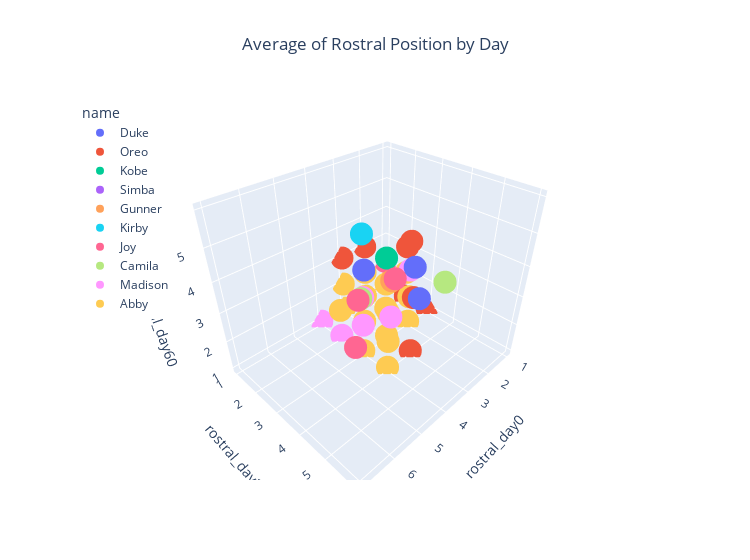

Notebook source saved alongside this figure:
### Code cell
#check plot 
fig = px.scatter_3d(treat_modified_df, 
                    x="rostral_day0", 
                    y="rostral_day30", 
                    z="rostral_day60", 
                    hover_name ="name", 
                    color = treat_modified_df.name, 
                    color_continuous_scale=px.colors.sequential.ice,
                    title = "Average of Rostral Position by Day",
                    width=750)
fig.update_layout(legend=dict(x=0,y=1), title_x=0.5)
fig.show()

### Figure 1 — Plotly figure (JSON) as saved in the notebook; plotly's stock layout.template omitted (floating-point values rounded to 4 significant figures)
{"data": [{"hovertemplate": "<b>%{hovertext}</b><br><br>name=Duke<br>rostral_day0=%{x}<br>rostral_day30=%{y}<br>rostral_day60=%{z}<extra></extra>", "hovertext": ["Duke", "Duke", "Duke", "Duke", "Duke", "Duke", "Duke", "Duke", "Duke", "Duke", "Duke", "Duke", "Duke", "Duke", "Duke", "Duke", "Duke", "Duke", "Duke", "Duke", "Duke", "Duke", "Duke", "Duke", "Duke", "Duke", "Duke", "Duke", "Duke", "Duke", "Duke", "Duke", "Duke", "Duke", "Duke", "Duke", "Duke", "Duke", "Duke", "Duke", "Duke", "Duke"], "legendgroup": "Duke", "marker": {"color": "#636efa", "symbol": "circle"}, "mode": "markers", "name": "Duke", "scene": "scene", "showlegend": true, "type": "scatter3d", "x": [1, 2, 3, 1, 1, 1, 5, 4, 3, 1, 1, 1, 2, 4, 1, 2, 2, 3, 2, 1, 2, 1, 3, 3, 2, 1, 1, 4, 3, 3, 3, 2, 3, 3, 4, 1, 2, 2, 3, 2, 1, 1], "y": [1, 3, 2, 1, 1, 1, 5, 4, 1, 2, 1, 2, 2, 5, 1, 1, 3, 3, 2, 1, 1, 2, 2, 3, 3, 2, 1, 4, 4, 4, 3, 2, 3, 3, 4, 2, 2, 3, 3, 2, 1, 1], "z": [1, 3, 3, 1, 1, 1, 4, 1, 3, 2, 1, 1, 1, 4, 2, 2, 2, 3, 2, 2, 1, 1, 1, 1, 1, 1, 1, 4, 3, 4, 2, 2, 3, 3, 4, 1, 1, 2, 2, 1, 1, 1]}, {"hovertemplate": "<b>%{hovertext}</b><br><br>name=Oreo<br>rostral_day0=%{x}<br>rostral_day30=%{y}<br>rostral_day60=%{z}<extra></extra>", "hovertext": ["Oreo", "Oreo", "Oreo", "Oreo", "Oreo", "Oreo", "Oreo", "Oreo", "Oreo", "Oreo", "Oreo", "Oreo", "Oreo", "Oreo", "Oreo", "Oreo", "Oreo", "Oreo", "Oreo", "Oreo", "Oreo", "Oreo", "Oreo", "Oreo", "Oreo", "Oreo", "Oreo", "Oreo", "Oreo", "Oreo", "Oreo", "Oreo", "Oreo", "Oreo", "Oreo", "Oreo", "Oreo", "Oreo", "Oreo", "Oreo", "Oreo", "Oreo"], "legendgroup": "Oreo", "marker": {"color": "#EF553B", "symbol": "circle"}, "mode": "markers", "name": "Oreo", "scene": "scene", "showlegend": true, "type": "scatter3d", "x": [1, 3, 3, 2, 2, 2, 3, 3, 3, 2, 3, 3, 2, 4, 1, 1, 3, 3, 2, 1, 1, 1, 1, 1, 1, 2, 3, 4, 4, 3, 2, 3, 4, 3, 4, 1, 1, 1, 1, 2, 1, 1], "y": [2, 1, 1, 3, 1, 1, 4, 3, 1, 3, 3, 3, 3, 4, 1, 2, 3, 2, 3, 2, 2, 1, 1, 1, 1, 1, 1, 4, 4, 3, 1, 3, 3, 4, 4, 3, 3, 1, 1, 3, 1, 1], "z": [1, 2, 3, 3, 3, 1, 1, 1, 3, 4, 3, 3, 3, 4, 1, 3, 3, 2, 3, 1, 1, 1, 2, 1, 1, 1, 1, 4, 4, 3, 1, 2, 3, 3, 4, 1, 1, 1, 1, 2, 1, 1]}, {"hovertemplate": "<b>%{hovertext}</b><br><br>name=Kobe<br>rostral_day0=%{x}<br>rostral_day30=%{y}<br>rostral_day60=%{z}<extra></extra>", "hovertext": ["Kobe", "Kobe", "Kobe", "Kobe", "Kobe", "Kobe", "Kobe", "Kobe", "Kobe", "Kobe", "Kobe", "Kobe", "Kobe", "Kobe", "Kobe", "Kobe", "Kobe", "Kobe", "Kobe", "Kobe", "Kobe", "Kobe", "Kobe", "Kobe", "Kobe", "Kobe", "Kobe", "Kobe", "Kobe", "Kobe", "Kobe", "Kobe", "Kobe", "Kobe", "Kobe", "Kobe", "Kobe", "Kobe", "Kobe", "Kobe", "Kobe"], "legendgroup": "Kobe", "marker": {"color": "#00cc96", "symbol": "circle"}, "mode": "markers", "name": "Kobe", "scene": "scene", "showlegend": true, "type": "scatter3d", "x": [2, 3, 3, 3, 2, 2, 4, 3, 3, 4, 3, 2, 3, 4, 3, 3, 2, 3, 3, 3, 3, 1, 4, 3, 3, 3, 3, 3, 4, 3, 4, 3, 3, 3, 3, 4, 3, 3, 2, 1, 1], "y": [2, 3, 3, 1, 1, 1, 4, 3, 3, 3, 3, 2, 3, 4, 3, 3, 2, 2, 3, 2, 2, 1, 2, 2, 3, 3, 3, 3, 4, 3, 4, 3, 3, 3, 1, 3, 3, 3, 2, 1, 1], "z": [1, 2, 3, 2, 1, 2, 4, 1, 3, 2, 2, 1, 2, 4, 2, 3, 3, 1, 3, 2, 2, 1, 2, 2, 3, 3, 2, 2, 4, 1, 3, 3, 3, 2, 1, 3, 2, 1, 2, 1, 1]}, {"hovertemplate": "<b>%{hovertext}</b><br><br>name=Simba<br>rostral_day0=%{x}<br>rostral_day30=%{y}<br>rostral_day60=%{z}<extra></extra>", "hovertext": ["Simba", "Simba", "Simba", "Simba", "Simba", "Simba", "Simba", "Simba", "Simba", "Simba", "Simba", "Simba", "Simba", "Simba", "Simba", "Simba", "Simba", "Simba", "Simba", "Simba", "Simba", "Simba", "Simba", "Simba", "Simba", "Simba", "Simba", "Simba", "Simba", "Simba", "Simba", "Simba", "Simba", "Simba", "Simba", "Simba", "Simba", "Simba"], "legendgroup": "Simba", "marker": {"color": "#ab63fa", "symbol": "circle"}, "mode": "markers", "name": "Simba", "scene": "scene", "showlegend": true, "type": "scatter3d", "x": [2, 3, 2, 3, 4, 3, 3, 3, 2, 2, 3, 4, 4, 4, 3, 4, 3, 2, 2, 2, 3, 2, 2, 3, 3, 2, 4, 3, 3, 3, 3, 5, 2, 3, 5, 4, 2, 4], "y": [2, 2, 1, 2, 4, 3, 2, 3, 2, 1, 2, 4, 3, 4, 2, 3, 2, 2, 2, 1, 1, 1, 1, 3, 2, 1, 2, 3, 3, 1, 2, 4, 1, 3, 5, 3, 1, 3], "z": [1, 2, 1, 1, 3, 1, 1, 2, 2, 1, 2, 4, 2, 4, 2, 3, 2, 2, 2, 1, 2, 1, 1, 3, 2, 1, 2, 3, 2, 1, 1, 4, 1, 2, 4, 3, 1, 3]}, {"hovertemplate": "<b>%{hovertext}</b><br><br>name=Gunner<br>rostral_day0=%{x}<br>rostral_day30=%{y}<br>rostral_day60=%{z}<extra></extra>", "hovertext": ["Gunner", "Gunner", "Gunner", "Gunner", "Gunner", "Gunner", "Gunner", "Gunner", "Gunner", "Gunner", "Gunner", "Gunner", "Gunner", "Gunner", "Gunner", "Gunner", "Gunner", "Gunner", "Gunner", "Gunner", "Gunner", "Gunner", "Gunner", "Gunner", "Gunner", "Gunner", "Gunner", "Gunner", "Gunner", "Gunner", "Gunner", "Gunner", "Gunner", "Gunner", "Gunner", "Gunner", "Gunner", "Gunner", "Gunner", "Gunner", "Gunner", "Gunner"], "legendgroup": "Gunner", "marker": {"color": "#FFA15A", "symbol": "circle"}, "mode": "markers", "name": "Gunner", "scene": "scene", "showlegend": true, "type": "scatter3d", "x": [1, 2, 3, 3, 3, 3, 4, 3, 1, 1, 2, 2, 3, 4, 3, 3, 4, 5, 3, 2, 1, 1, 3, 2, 1, 3, 2, 4, 4, 3, 4, 5, 3, 3, 3, 1, 1, 1, 2, 3, 1, 1], "y": [1, 3, 3, 3, 3, 3, 4, 3, 1, 1, 2, 2, 3, 4, 3, 2, 4, 4, 3, 1, 1, 1, 3, 1, 1, 3, 1, 2, 4, 3, 3, 5, 3, 3, 3, 1, 1, 1, 2, 3, 1, 1], "z": [1, 3, 3, 3, 3, 3, 4, 2, 1, 1, 2, 2, 3, 3, 3, 2, 4, 4, 3, 1, 1, 1, 2, 1, 1, 2, 1, 2, 4, 2, 1, 5, 3, 3, 3, 1, 1, 1, 1, 3, 1, 1]}, {"hovertemplate": "<b>%{hovertext}</b><br><br>name=Kirby<br>rostral_day0=%{x}<br>rostral_day30=%{y}<br>rostral_day60=%{z}<extra></extra>", "hovertext": ["Kirby", "Kirby", "Kirby", "Kirby", "Kirby", "Kirby", "Kirby", "Kirby", "Kirby", "Kirby", "Kirby", "Kirby", "Kirby", "Kirby", "Kirby", "Kirby", "Kirby", "Kirby", "Kirby", "Kirby", "Kirby", "Kirby", "Kirby", "Kirby", "Kirby", "Kirby", "Kirby", "Kirby", "Kirby", "Kirby", "Kirby", "Kirby", "Kirby", "Kirby", "Kirby", "Kirby", "Kirby", "Kirby", "Kirby", "Kirby", "Kirby", "Kirby"], "legendgroup": "Kirby", "marker": {"color": "#19d3f3", "symbol": "circle"}, "mode": "markers", "name": "Kirby", "scene": "scene", "showlegend": true, "type": "scatter3d", "x": [1, 3, 3, 3, 2, 1, 3, 4, 3, 4, 3, 3, 4, 4, 1, 2, 3, 3, 3, 1, 1, 2, 3, 1, 1, 3, 2, 5, 4, 4, 3, 3, 3, 4, 5, 2, 3, 1, 2, 3, 1, 1], "y": [1, 3, 3, 3, 1, 1, 3, 2, 3, 3, 3, 3, 3, 4, 1, 2, 3, 2, 2, 1, 1, 2, 1, 1, 1, 2, 1, 4, 4, 4, 3, 3, 3, 3, 4, 1, 3, 1, 1, 2, 1, 1], "z": [2, 3, 3, 3, 1, 1, 3, 2, 1, 2, 2, 2, 5, 3, 1, 2, 2, 1, 2, 1, 1, 1, 1, 1, 1, 1, 1, 4, 3, 4, 3, 2, 2, 3, 4, 1, 1, 1, 1, 1, 1, 1]}, {"hovertemplate": "<b>%{hovertext}</b><br><br>name=Joy<br>rostral_day0=%{x}<br>rostral_day30=%{y}<br>rostral_day60=%{z}<extra></extra>", "hovertext": ["Joy", "Joy", "Joy", "Joy", "Joy", "Joy", "Joy", "Joy", "Joy", "Joy", "Joy", "Joy", "Joy", "Joy", "Joy", "Joy", "Joy", "Joy", "Joy", "Joy", "Joy", "Joy", "Joy", "Joy", "Joy", "Joy", "Joy", "Joy", "Joy", "Joy", "Joy", "Joy", "Joy", "Joy", "Joy", "Joy", "Joy", "Joy", "Joy", "Joy", "Joy"], "legendgroup": "Joy", "marker": {"color": "#FF6692", "symbol": "circle"}, "mode": "markers", "name": "Joy", "scene": "scene", "showlegend": true, "type": "scatter3d", "x": [2, 1, 4, 4, 4, 3, 3, 1, 2, 2, 2, 3, 1, 3, 1, 2, 6, 6, 1, 2, 7, 1, 1, 1, 1, 1, 3, 3, 4, 3, 4, 3, 2, 4, 1, 1, 1, 1, 3, 3, 1], "y": [2, 1, 4, 4, 4, 3, 3, 1, 2, 2, 2, 3, 1, 3, 1, 1, 6, 5, 1, 2, 6, 1, 1, 1, 1, 1, 3, 3, 3, 2, 4, 3, 3, 3, 1, 1, 1, 1, 3, 2, 1], "z": [1, 1, 3, 4, 4, 3, 1, 1, 1, 1, 1, 1, 1, 2, 1, 1, 6, 5, 2, 1, 5, 1, 1, 1, 1, 1, 3, 3, 3, 2, 3, 2, 1, 3, 1, 1, 1, 1, 3, 1, 1]}, {"hovertemplate": "<b>%{hovertext}</b><br><br>name=Camila<br>rostral_day0=%{x}<br>rostral_day30=%{y}<br>rostral_day60=%{z}<extra></extra>", "hovertext": ["Camila", "Camila", "Camila", "Camila", "Camila", "Camila", "Camila", "Camila", "Camila", "Camila", "Camila", "Camila", "Camila", "Camila", "Camila", "Camila", "Camila", "Camila", "Camila", "Camila", "Camila", "Camila", "Camila", "Camila", "Camila", "Camila", "Camila", "Camila", "Camila", "Camila", "Camila", "Camila", "Camila", "Camila", "Camila", "Camila", "Camila", "Camila", "Camila", "Camila", "Camila", "Camila"], "legendgroup": "Camila", "marker": {"color": "#B6E880", "symbol": "circle"}, "mode": "markers", "name": "Camila", "scene": "scene", "showlegend": true, "type": "scatter3d", "x": [2, 3, 3, 2, 2, 1, 4, 3, 1, 4, 1, 4, 3, 5, 2, 2, 2, 3, 3, 1, 2, 2, 3, 1, 2, 3, 3, 4, 4, 4, 3, 1, 4, 3, 4, 3, 3, 3, 3, 3, 1, 1], "y": [2, 5, 2, 1, 2, 1, 4, 2, 1, 3, 1, 2, 2, 4, 2, 1, 2, 2, 2, 1, 2, 2, 2, 1, 1, 2, 1, 4, 4, 3, 3, 1, 2, 3, 4, 1, 1, 3, 1, 2, 1, 1], "z": [2, 4, 1, 1, 1, 1, 4, 2, 1, 1, 1, 1, 2, 4, 1, 1, 1, 2, 1, 1, 2, 2, 2, 1, 1, 1, 1, 1, 3, 3, 2, 1, 2, 3, 4, 1, 1, 2, 1, 1, 1, 1]}, {"hovertemplate": "<b>%{hovertext}</b><br><br>name=Madison<br>rostral_day0=%{x}<br>rostral_day30=%{y}<br>rostral_day60=%{z}<extra></extra>", "hovertext": ["Madison", "Madison", "Madison", "Madison", "Madison", "Madison", "Madison", "Madison", "Madison", "Madison", "Madison", "Madison", "Madison", "Madison", "Madison", "Madison", "Madison", "Madison", "Madison", "Madison", "Madison", "Madison", "Madison", "Madison", "Madison", "Madison", "Madison", "Madison", "Madison", "Madison", "Madison", "Madison", "Madison", "Madison", "Madison", "Madison", "Madison", "Madison", "Madison", "Madison", "Madison", "Madison"], "legendgroup": "Madison", "marker": {"color": "#FF97FF", "symbol": "circle"}, "mode": "markers", "name": "Madison", "scene": "scene", "showlegend": true, "type": "scatter3d", "x": [1, 2, 3, 3, 3, 2, 4, 4, 3, 3, 3, 4, 4, 4, 2, 2, 3, 3, 4, 2, 3, 4, 3, 4, 3, 4, 2, 4, 4, 4, 4, 4, 3, 3, 4, 2, 3, 3, 3, 3, 5, 1], "y": [1, 3, 3, 3, 3, 2, 4, 3, 1, 3, 2, 3, 3, 4, 1, 1, 3, 2, 3, 1, 3, 4, 2, 1, 3, 2, 1, 4, 3, 3, 4, 4, 3, 3, 4, 1, 3, 3, 3, 1, 5, 1], "z": [1, 3, 3, 3, 3, 1, 4, 3, 1, 1, 2, 2, 2, 4, 1, 1, 3, 2, 3, 1, 3, 4, 2, 1, 2, 1, 1, 4, 3, 2, 4, 2, 2, 1, 4, 1, 3, 2, 1, 1, 4, 1]}, {"hovertemplate": "<b>%{hovertext}</b><br><br>name=Abby<br>rostral_day0=%{x}<br>rostral_day30=%{y}<br>rostral_day60=%{z}<extra></extra>", "hovertext": ["Abby", "Abby", "Abby", "Abby", "Abby", "Abby", "Abby", "Abby", "Abby", "Abby", "Abby", "Abby", "Abby", "Abby", "Abby", "Abby", "Abby", "Abby", "Abby", "Abby", "Abby", "Abby", "Abby", "Abby", "Abby", "Abby", "Abby", "Abby", "Abby", "Abby", "Abby", "Abby", "Abby", "Abby", "Abby", "Abby", "Abby", "Abby", "Abby", "Abby", "Abby", "Abby"], "legendgroup": "Abby", "marker": {"color": "#FECB52", "symbol": "circle"}, "mode": "markers", "name": "Abby", "scene": "scene", "showlegend": true, "type": "scatter3d", "x": [2, 1, 2, 3, 2, 2, 4, 3, 4, 3, 4, 4, 4, 4, 3, 3, 3, 3, 2, 3, 3, 2, 3, 2, 2, 3, 3, 3, 4, 4, 3, 2, 3, 3, 4, 3, 3, 1, 2, 2, 1, 2], "y": [1, 2, 3, 3, 1, 2, 4, 3, 2, 2, 3, 3, 4, 4, 2, 2, 3, 3, 2, 2, 2, 3, 1, 1, 2, 1, 2, 3, 4, 4, 3, 2, 3, 1, 4, 2, 3, 1, 1, 1, 1, 1], "z": [2, 2, 1, 1, 1, 2, 4, 3, 2, 1, 1, 1, 1, 4, 2, 1, 3, 3, 2, 1, 2, 2, 1, 1, 1, 1, 1, 2, 2, 3, 1, 1, 1, 2, 3, 2, 2, 1, 1, 1, 1, 1]}], "layout": {"legend": {"title": {"text": "name"}, "tracegroupgap": 0, "x": 0, "y": 1}, "scene": {"domain": {"x": [0, 1], "y": [0, 1]}, "xaxis": {"title": {"text": "rostral_day0"}}, "yaxis": {"title": {"text": "rostral_day30"}}, "zaxis": {"title": {"text": "rostral_day60"}}}, "title": {"text": "Average of Rostral Position by Day", "x": 0.5}, "width": 750}}
